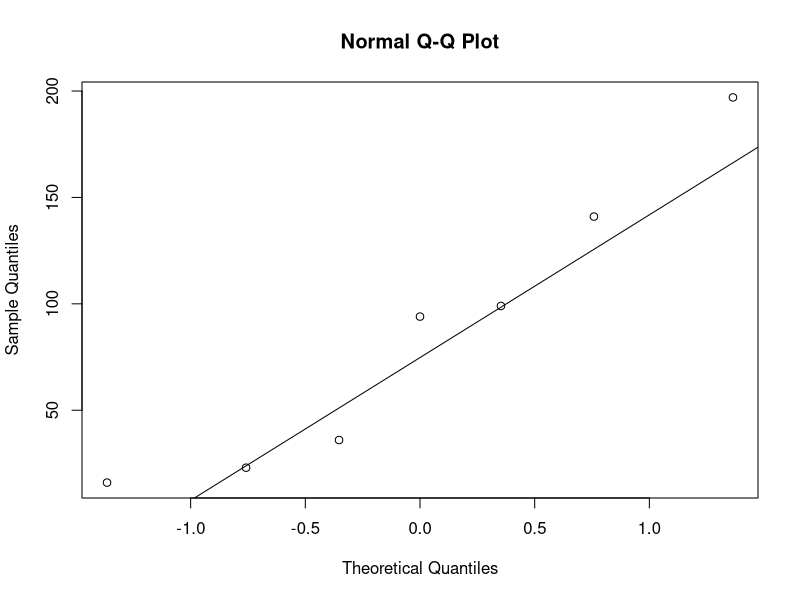
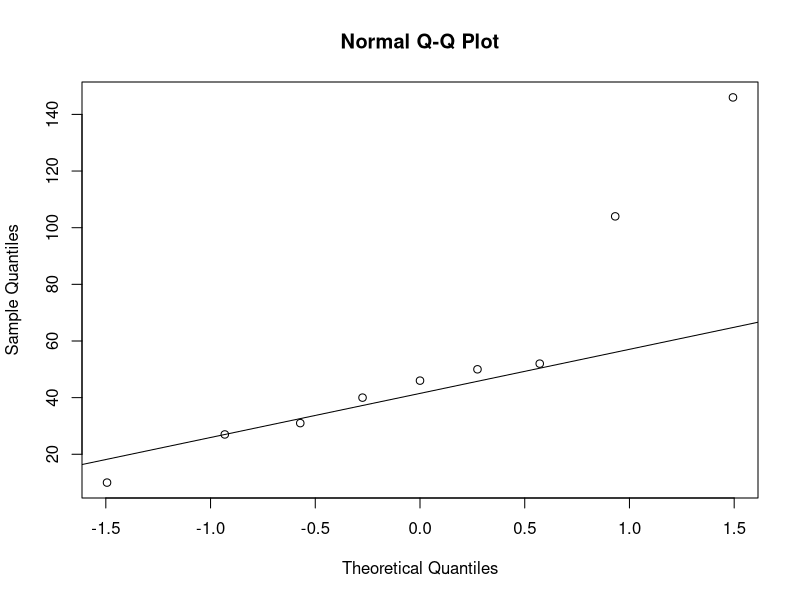
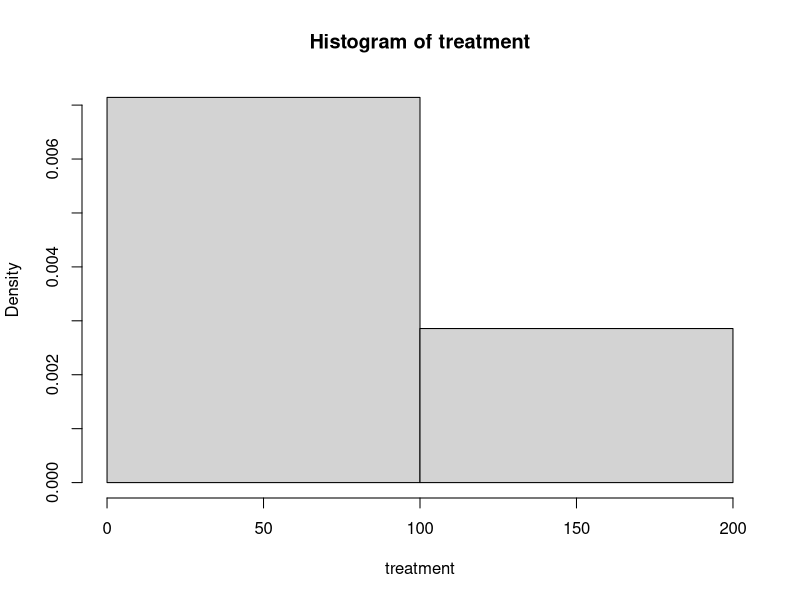
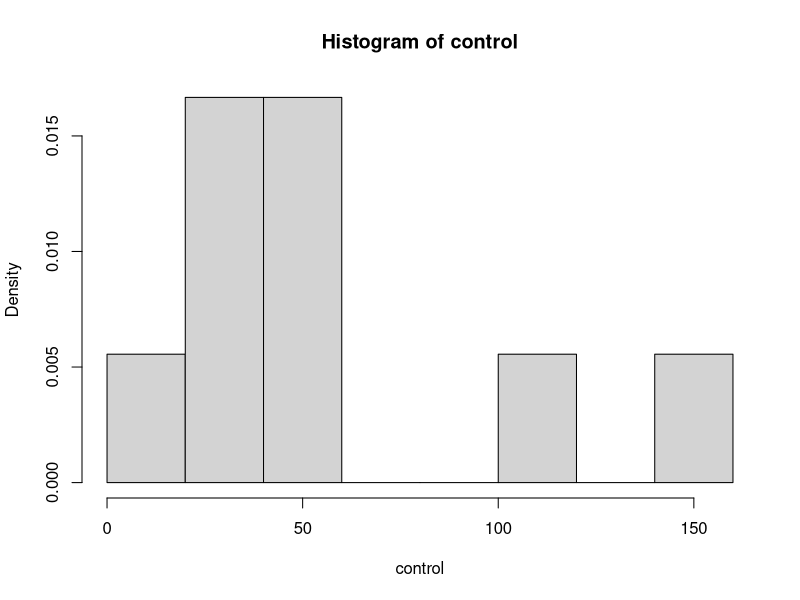

These charts were generated, in order, by the following R code:
### EXERCISE 1 ###
treatment=c(94,197,16,36,99,141,23)
control=c(52,104,146,10,50,31,40,27,46)
###############################
t.test
t.test(treatment, control, var.equal = TRUE, conf.level = 0.95)
############################
var.test(treatment,control)
############################
kruskal.test(list(treatment, control))
###########################
shapiro.test(treatment)
####################
shapiro.test(control)
####################
qqnorm(treatment)
qqline(treatment)
################
qqnorm(control)
qqline(control)
###############
hist(treatment, breaks = "FD", freq = FALSE)
hist(control, breaks = "FD", freq = FALSE)
